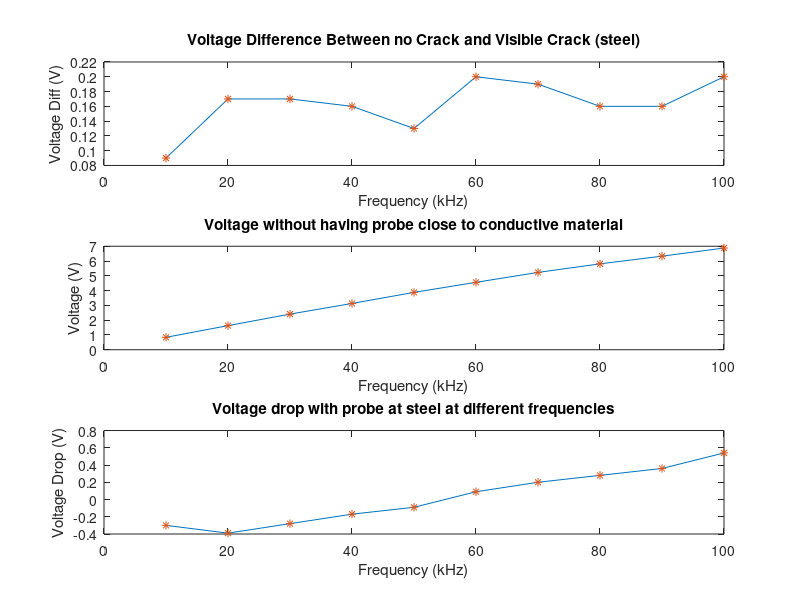

Here is the MATLAB script that generated this plot:
close all; clear all;
%Frequency Dep, voltage diff between no crack and clearly visible
freq = [10 20 30 40 50 60 70 80 90 100;
				1.14 2.02 2.69 3.30 3.97 4.47 5.03 5.53 5.97 6.34;
				1.23 2.19 2.86 3.46 4.10 4.67 5.22 5.69 6.13 6.54;
				0.84 1.63 2.41 3.13 3.88 4.56 5.23 5.81 6.33 6.88;];
				
vDiff = abs(freq(2,:)-freq(3,:));

subplot(3,1,1)
plot(freq(1,:),vDiff)
hold on
plot(freq(1,:),vDiff, '*')
ylabel('Voltage Diff (V)')
xlabel('Frequency (kHz)')
title('Voltage Difference Between no Crack and Visible Crack (steel)')
subplot(3,1,2)
plot(freq(1,:),freq(4,:))
hold on;
plot(freq(1,:),freq(4,:), '*')
ylabel('Voltage (V)')
xlabel('Frequency (kHz)')
title('Voltage without having probe close to conductive material')
disp(' ')

subplot(3,1,3)
plot(freq(1,:),freq(4,:)-freq(2,:))
hold on;
plot(freq(1,:),freq(4,:)-freq(2,:), '*')
ylabel('Voltage Drop (V)')
xlabel('Frequency (kHz)')
title('Voltage drop with probe at steel at different frequencies')
disp(' ')
disp(sprintf('%%Max difference is at %d kHz with a voltage difference of %.2f V', 60 ,0.2))
